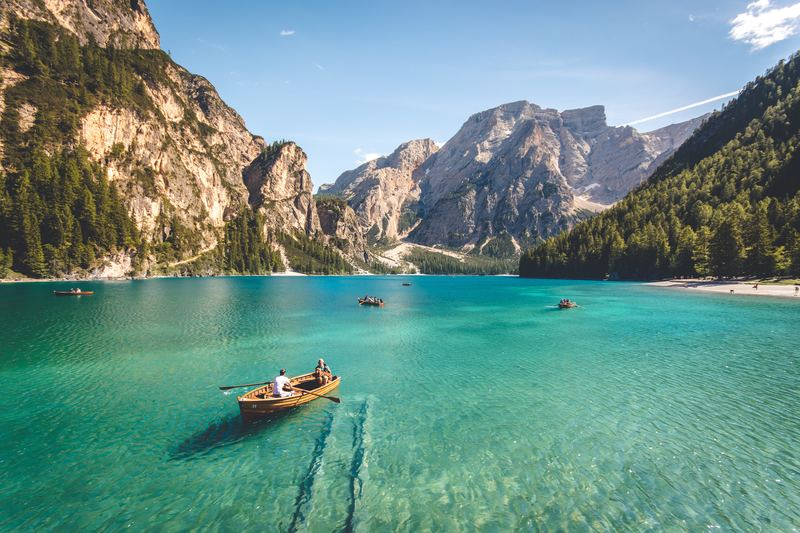
#> input picture data/image1.jpg, 800 x 533 px; its folder holds only this picture in this run
$ python -i seamCarving.py   (imports and definitions only)   (older library calls are emulated)
#> lines starting #> are read from the running program, lines starting #| are printed output that depends on the picture; after the words box and inside, x2 and y2 are one past the last pixel; in counts of white or black regions, pixels touching at a corner belong together
import cv2
from tqdm import trange
import numpy as np
from scipy.ndimage.filters import convolve
from hog import HogEnergy


class SeamCarving:
    def __init__(self):
        self.filter_du = np.array([
            [1.0, 2.0, 1.0],
            [0.0, 0.0, 0.0],
            [-1.0, -2.0, -1.0],
        ])

        self.filter_du = np.stack([self.filter_du] * 3, axis=2)

        self.filter_dv = np.array([
            [1.0, 0.0, -1.0],
            [2.0, 0.0, -2.0],
            [1.0, 0.0, -1.0],
        ])

        self.filter_dv = np.stack([self.filter_dv] * 3, axis=2)
        self.all_time = 0
        self.now_time = 0
        self.now_image = 0
        self.end_mark = False
        self.dire = "r"
        self.energy_select = "e1"

    # [14 lines left out: function carve, not called in this run]

    def energy_e1(self, img):
        img = img.astype('float32')
        convolved = np.absolute(convolve(img, self.filter_du)) + np.absolute(convolve(img, self.filter_dv))
        return convolved.sum(axis=2)

    # [21 lines left out: functions laplacian, HOG, not called in this run]

    def get_now_image(self):
        return self.now_image

    # [38 lines left out: functions forward_energy, get_all_time, not called in this run]

    def get_now_time(self):
        return self.now_time

    def get_end_mark(self):
        return self.end_mark

    # [33 lines left out: functions column, row, not called in this run]

    def delete_seam(self, img):
        r, c, _ = img.shape

        M, backtrack = self.compute_backward_cost(img)
        mask = np.ones((r, c), dtype=np.bool)

        j = np.argmin(M[-1])
        for i in reversed(range(r)):
            mask[i, j] = False
            j = backtrack[i, j]

        mask = np.stack([mask] * 3, axis=2)
        img = img[mask].reshape((r, c - 1, 3))
        return img

    # [13 lines left out: function add_seam, not called in this run]

    def compute_backward_cost(self, img):
        r, c, _ = img.shape
        print(self.energy_select)
        if self.energy_select == "forward":
            energy_map = self.forward_energy(img)
        elif self.energy_select == "e1":
            energy_map = self.energy_e1(img)
        elif self.energy_select == "laplacian":
            energy_map = self.laplacian(img)
        elif self.energy_select == "hog":
            energy_map = self.HOG(img)
        else:
            return None, None

        M = energy_map.copy()
        backtrack = np.zeros_like(M, dtype=np.int)

        for i in range(1, r):
            for j in range(0, c):
                if j == 0:
                    idx = np.argmin(M[i - 1, j:j + 2])
                    backtrack[i, j] = idx + j
                    min_energy = M[i - 1, idx + j]
                else:
                    idx = np.argmin(M[i - 1, j - 1:j + 2])
                    backtrack[i, j] = idx + j - 1
                    min_energy = M[i - 1, idx + j - 1]

                M[i, j] += min_energy

        return M, backtrack

>>> import cv2
>>> picture = cv2.imread('data/image1.jpg')
#> picture is the input picture: shape (533, 800, 3); mean B, G, R 135.9, 143.5, 106.8
>>> result = SeamCarving().delete_seam(picture)
#> in energy_e1, `convolved = np.absolute(convolve(img, self.filter_du)) + np.absolute(c..`:
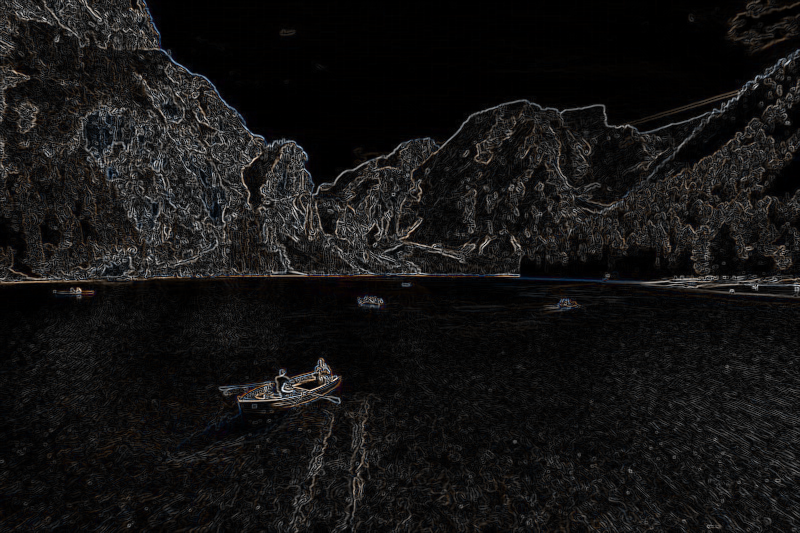
#> convolved: shape (533, 800, 3) float32; mean B, G, R 261.7, 265.3, 275.6; drawn with min black and max white
#> after the loop in compute_backward_cost, `for i in range(1, r):`:
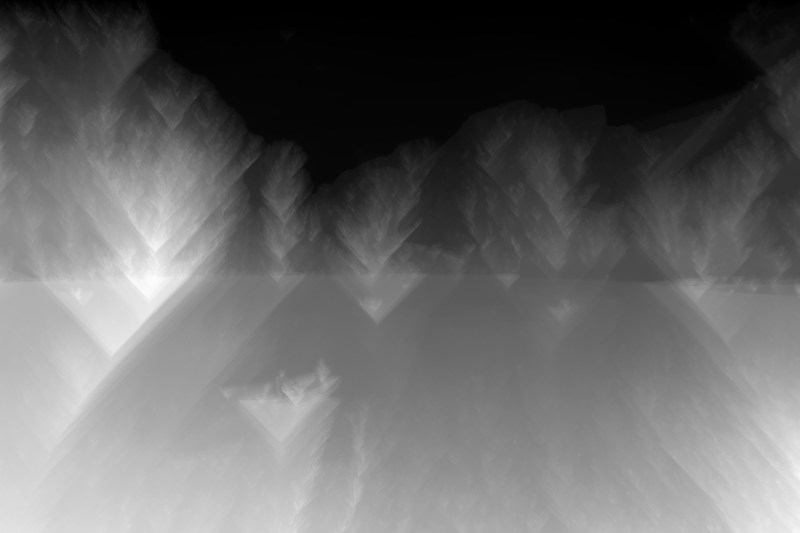
#> M: shape (533, 800) float32; min 0, max 177644, mean 71376.4; drawn with min black and max white
#> after the loop in compute_backward_cost, `for i in range(1, r):`:
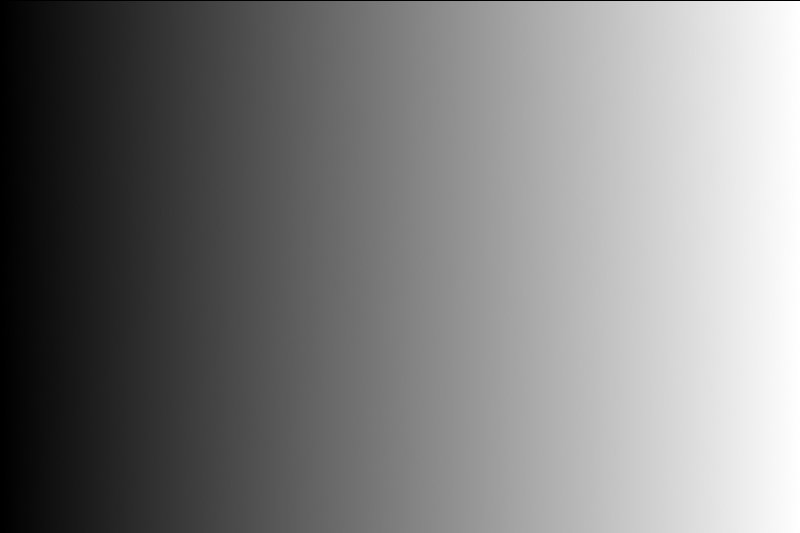
#> backtrack: shape (533, 800) int64; min 0, max 799, mean 398.7; drawn with min black and max white
#> in delete_seam, `j = np.argmin(M[-1])`: j = 552
#> the loop in delete_seam, `for i in reversed(range(r)):` made 533 passes
#> j on passes 1 to 3: 552, 553, 554
#> after the loop in delete_seam, `for i in reversed(range(r)):`:
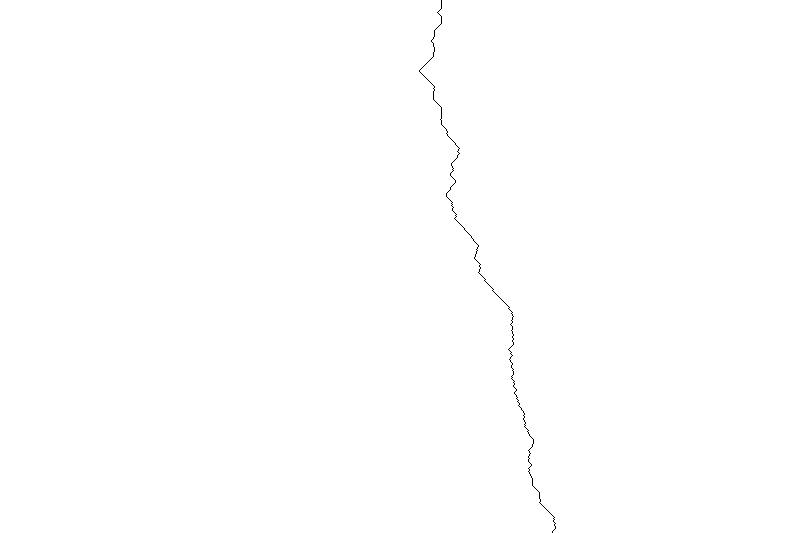
#> mask: shape (533, 800) bool; 99.9% white; black in thin lines or dots, all inside (x1, y1, x2, y2) = (419, 0, 556, 533)
